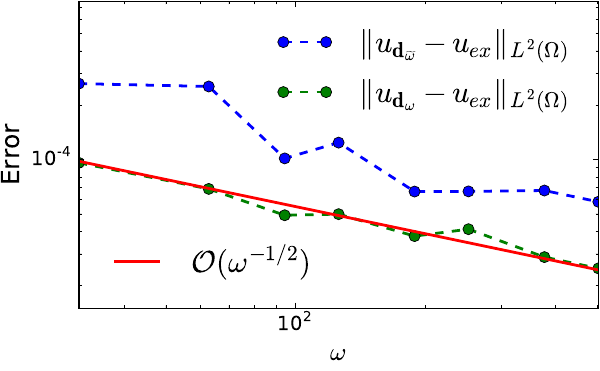

The script that saved this image:
# Plot Nunerical Ray-FEM Solution Error 


import numpy as np
import math

omega = np.array([31.4159265358979,
62.8318530717959,
94.2477796076938,
125.663706143592,
188.495559215388,
251.327412287183,
376.991118430775,
502.654824574367])

NRayFEM_solu_err1 = np.array([ 0.000263551282082452,
0.000254140256937518,
0.000101494076854674,
0.000124117503972135,
6.64798443047013e-05,
6.66127507918252e-05,
6.73550207225830e-05,
5.83311590181842e-05])


NRayFEM_solu_err2 = np.array([9.59168285391563e-05,
6.87601603333895e-05,
4.91275290610534e-05,
4.98225006405050e-05,
3.76452744600659e-05,
4.11255002113623e-05,
2.87953174477915e-05,
2.49374764198247e-05])


import matplotlib.pyplot as plt

golden = 1.61803398875
width = 6
height = width/golden



fig = plt.figure(figsize=(width, height))


p1, = plt.loglog(omega, NRayFEM_solu_err1, label=r'$\Vert u_{\mathbf{d}_{\widetilde{\omega}}} - u_{ex}\Vert_{L^2(\Omega)} $',
           color='b', linewidth=2, linestyle='--', marker='o', markersize=8.0, zorder=2)

p2, = plt.loglog(omega, NRayFEM_solu_err2, label=r'$\Vert u_{\mathbf{d}_{\omega}} - u_{ex}\Vert_{L^2(\Omega)}$',
           color='g', linewidth=2, linestyle='--', marker='o', markersize=8.0, zorder=2)

# plt.loglog(omega, ERayFEM_solu_err, label=r'$\Vert u_{\mathbf{d}_{ex}} - u_{ex}\Vert_{L^2(\Omega)}$',
#           color='r', linewidth=2, linestyle='--', marker='.', markersize=8.0, zorder=2)

p3, = plt.loglog(omega, NRayFEM_solu_err2[0]*1.02/(omega/(omega[0]))**0.5, label=r'$\mathcal{O}(\omega^{-1/2})$', 
           color='r', linewidth=2, linestyle='solid', markersize=8.0, zorder=2)

# plt.loglog(N_x**2, N_x**2 / 4.0e4, label=r' ', color='white', linewidth=0.0)

first_legend = plt.legend(handles=[p1, p2], loc=1, ncol=1, frameon=False, fontsize=22)
ax = plt.gca().add_artist(first_legend)
plt.legend(handles=[p3], loc=3, ncol=1, frameon=False, fontsize=22)

# plt.title('Numerical Ray-FEM',fontsize=20)

plt.xlabel(r'$\omega$', fontsize=18)
plt.ylabel(r'Error', fontsize=18)

plt.gca().tick_params(labelsize=14)

plt.autoscale(True, 'both', True)
plt.ylim(1.5*1e-5, .75*1e-3)
plt.tight_layout(pad=0.1)


fig.savefig('ex2_Num_Ray_FEM_solu_err_plot.pdf')
plt.show()

plt.close('all')


